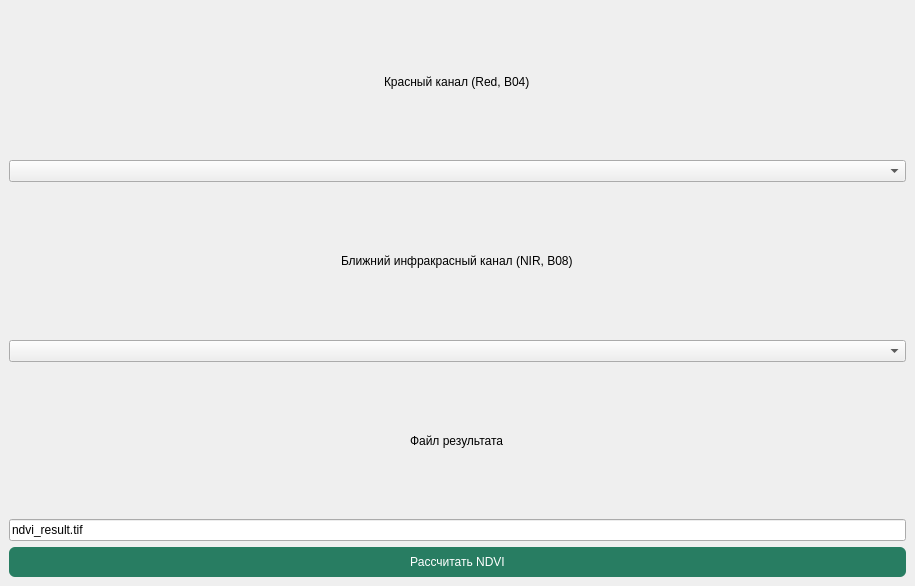
<?xml version="1.0" encoding="UTF-8"?>
<ui version="4.0">
 <class>NdviCalculatorDockWidgetBase</class>
 <widget class="QDockWidget" name="NdviCalculatorDockWidgetBase">
  <property name="geometry">
   <rect>
    <x>0</x>
    <y>0</y>
    <width>915</width>
    <height>586</height>
   </rect>
  </property>
  <property name="windowTitle">
   <string>NDVI Calculator</string>
  </property>
  <widget class="QWidget" name="dockWidgetContents">
   <layout class="QVBoxLayout" name="verticalLayout">
    <item alignment="Qt::AlignHCenter">
     <widget class="QLabel" name="label_2">
      <property name="enabled">
       <bool>true</bool>
      </property>
      <property name="text">
       <string>Красный канал (Red, B04)</string>
      </property>
      <property name="textFormat">
       <enum>Qt::AutoText</enum>
      </property>
     </widget>
    </item>
    <item>
     <widget class="QComboBox" name="comboBoxRed"/>
    </item>
    <item alignment="Qt::AlignHCenter">
     <widget class="QLabel" name="label">
      <property name="text">
       <string>Ближний инфракрасный канал (NIR, B08)</string>
      </property>
     </widget>
    </item>
    <item>
     <widget class="QComboBox" name="comboBoxNir"/>
    </item>
    <item alignment="Qt::AlignHCenter">
     <widget class="QLabel" name="label_3">
      <property name="text">
       <string>Файл результата</string>
      </property>
     </widget>
    </item>
    <item>
     <widget class="QLineEdit" name="lineEditOutput">
      <property name="text">
       <string>ndvi_result.tif</string>
      </property>
     </widget>
    </item>
    <item>
     <widget class="QPushButton" name="pushButtonCalculate">
      <property name="palette">
       <palette>
        <active>
         <colorrole role="WindowText">
          <brush brushstyle="SolidPattern">
           <color alpha="255">
            <red>255</red>
            <green>255</green>
            <blue>255</blue>
           </color>
          </brush>
         </colorrole>
         <colorrole role="Button">
          <brush brushstyle="SolidPattern">
           <color alpha="255">
            <red>40</red>
            <green>125</green>
            <blue>98</blue>
           </color>
          </brush>
         </colorrole>
         <colorrole role="Light">
          <brush brushstyle="SolidPattern">
           <color alpha="255">
            <red>255</red>
            <green>255</green>
            <blue>255</blue>
           </color>
          </brush>
         </colorrole>
         <colorrole role="Midlight">
          <brush brushstyle="SolidPattern">
           <color alpha="255">
            <red>255</red>
            <green>255</green>
            <blue>255</blue>
           </color>
          </brush>
         </colorrole>
         <colorrole role="Dark">
          <brush brushstyle="SolidPattern">
           <color alpha="255">
            <red>127</red>
            <green>127</green>
            <blue>127</blue>
           </color>
          </brush>
         </colorrole>
         <colorrole role="Mid">
          <brush brushstyle="SolidPattern">
           <color alpha="255">
            <red>170</red>
            <green>170</green>
            <blue>170</blue>
           </color>
          </brush>
         </colorrole>
         <colorrole role="Text">
          <brush brushstyle="SolidPattern">
           <color alpha="255">
            <red>255</red>
            <green>255</green>
            <blue>255</blue>
           </color>
          </brush>
         </colorrole>
         <colorrole role="BrightText">
          <brush brushstyle="SolidPattern">
           <color alpha="255">
            <red>255</red>
            <green>255</green>
            <blue>255</blue>
           </color>
          </brush>
         </colorrole>
         <colorrole role="ButtonText">
          <brush brushstyle="SolidPattern">
           <color alpha="255">
            <red>255</red>
            <green>255</green>
            <blue>255</blue>
           </color>
          </brush>
         </colorrole>
         <colorrole role="Base">
          <brush brushstyle="SolidPattern">
           <color alpha="255">
            <red>40</red>
            <green>125</green>
            <blue>98</blue>
           </color>
          </brush>
         </colorrole>
         <colorrole role="Window">
          <brush brushstyle="SolidPattern">
           <color alpha="255">
            <red>40</red>
            <green>125</green>
            <blue>98</blue>
           </color>
          </brush>
         </colorrole>
         <colorrole role="Shadow">
          <brush brushstyle="SolidPattern">
           <color alpha="255">
            <red>0</red>
            <green>0</green>
            <blue>0</blue>
           </color>
          </brush>
         </colorrole>
         <colorrole role="AlternateBase">
          <brush brushstyle="SolidPattern">
           <color alpha="255">
            <red>255</red>
            <green>255</green>
            <blue>255</blue>
           </color>
          </brush>
         </colorrole>
         <colorrole role="ToolTipBase">
          <brush brushstyle="SolidPattern">
           <color alpha="255">
            <red>255</red>
            <green>255</green>
            <blue>220</blue>
           </color>
          </brush>
         </colorrole>
         <colorrole role="ToolTipText">
          <brush brushstyle="SolidPattern">
           <color alpha="255">
            <red>0</red>
            <green>0</green>
            <blue>0</blue>
           </color>
          </brush>
         </colorrole>
         <colorrole role="PlaceholderText">
          <brush brushstyle="SolidPattern">
           <color alpha="128">
            <red>255</red>
            <green>255</green>
            <blue>255</blue>
           </color>
          </brush>
         </colorrole>
        </active>
        <inactive>
         <colorrole role="WindowText">
          <brush brushstyle="SolidPattern">
           <color alpha="255">
            <red>255</red>
            <green>255</green>
            <blue>255</blue>
           </color>
          </brush>
         </colorrole>
         <colorrole role="Button">
          <brush brushstyle="SolidPattern">
           <color alpha="255">
            <red>40</red>
            <green>125</green>
            <blue>98</blue>
           </color>
          </brush>
         </colorrole>
         <colorrole role="Light">
          <brush brushstyle="SolidPattern">
           <color alpha="255">
            <red>255</red>
            <green>255</green>
            <blue>255</blue>
           </color>
          </brush>
         </colorrole>
         <colorrole role="Midlight">
          <brush brushstyle="SolidPattern">
           <color alpha="255">
            <red>255</red>
            <green>255</green>
            <blue>255</blue>
           </color>
          </brush>
         </colorrole>
         <colorrole role="Dark">
          <brush brushstyle="SolidPattern">
           <color alpha="255">
            <red>127</red>
            <green>127</green>
            <blue>127</blue>
           </color>
          </brush>
         </colorrole>
         <colorrole role="Mid">
          <brush brushstyle="SolidPattern">
           <color alpha="255">
            <red>170</red>
            <green>170</green>
            <blue>170</blue>
           </color>
          </brush>
         </colorrole>
         <colorrole role="Text">
          <brush brushstyle="SolidPattern">
           <color alpha="255">
            <red>255</red>
            <green>255</green>
            <blue>255</blue>
           </color>
          </brush>
         </colorrole>
         <colorrole role="BrightText">
          <brush brushstyle="SolidPattern">
           <color alpha="255">
            <red>255</red>
            <green>255</green>
            <blue>255</blue>
           </color>
          </brush>
         </colorrole>
         <colorrole role="ButtonText">
          <brush brushstyle="SolidPattern">
           <color alpha="255">
            <red>255</red>
            <green>255</green>
            <blue>255</blue>
           </color>
          </brush>
         </colorrole>
         <colorrole role="Base">
          <brush brushstyle="SolidPattern">
           <color alpha="255">
            <red>40</red>
            <green>125</green>
            <blue>98</blue>
           </color>
          </brush>
         </colorrole>
         <colorrole role="Window">
          <brush brushstyle="SolidPattern">
           <color alpha="255">
            <red>40</red>
            <green>125</green>
            <blue>98</blue>
           </color>
          </brush>
         </colorrole>
         <colorrole role="Shadow">
          <brush brushstyle="SolidPattern">
           <color alpha="255">
            <red>0</red>
            <green>0</green>
            <blue>0</blue>
           </color>
          </brush>
         </colorrole>
         <colorrole role="AlternateBase">
          <brush brushstyle="SolidPattern">
           <color alpha="255">
            <red>255</red>
            <green>255</green>
            <blue>255</blue>
           </color>
          </brush>
         </colorrole>
         <colorrole role="ToolTipBase">
          <brush brushstyle="SolidPattern">
           <color alpha="255">
            <red>255</red>
            <green>255</green>
            <blue>220</blue>
           </color>
          </brush>
         </colorrole>
         <colorrole role="ToolTipText">
          <brush brushstyle="SolidPattern">
           <color alpha="255">
            <red>0</red>
            <green>0</green>
            <blue>0</blue>
           </color>
          </brush>
         </colorrole>
         <colorrole role="PlaceholderText">
          <brush brushstyle="SolidPattern">
           <color alpha="128">
            <red>255</red>
            <green>255</green>
            <blue>255</blue>
           </color>
          </brush>
         </colorrole>
        </inactive>
        <disabled>
         <colorrole role="WindowText">
          <brush brushstyle="SolidPattern">
           <color alpha="255">
            <red>255</red>
            <green>255</green>
            <blue>255</blue>
           </color>
          </brush>
         </colorrole>
         <colorrole role="Button">
          <brush brushstyle="SolidPattern">
           <color alpha="255">
            <red>40</red>
            <green>125</green>
            <blue>98</blue>
           </color>
          </brush>
         </colorrole>
         <colorrole role="Light">
          <brush brushstyle="SolidPattern">
           <color alpha="255">
            <red>255</red>
            <green>255</green>
            <blue>255</blue>
           </color>
          </brush>
         </colorrole>
         <colorrole role="Midlight">
          <brush brushstyle="SolidPattern">
           <color alpha="255">
            <red>255</red>
            <green>255</green>
            <blue>255</blue>
           </color>
          </brush>
         </colorrole>
         <colorrole role="Dark">
          <brush brushstyle="SolidPattern">
           <color alpha="255">
            <red>127</red>
            <green>127</green>
            <blue>127</blue>
           </color>
          </brush>
         </colorrole>
         <colorrole role="Mid">
          <brush brushstyle="SolidPattern">
           <color alpha="255">
            <red>170</red>
            <green>170</green>
            <blue>170</blue>
           </color>
          </brush>
         </colorrole>
         <colorrole role="Text">
          <brush brushstyle="SolidPattern">
           <color alpha="255">
            <red>255</red>
            <green>255</green>
            <blue>255</blue>
           </color>
          </brush>
         </colorrole>
         <colorrole role="BrightText">
          <brush brushstyle="SolidPattern">
           <color alpha="255">
            <red>255</red>
            <green>255</green>
            <blue>255</blue>
           </color>
          </brush>
         </colorrole>
         <colorrole role="ButtonText">
          <brush brushstyle="SolidPattern">
           <color alpha="255">
            <red>255</red>
            <green>255</green>
            <blue>255</blue>
           </color>
          </brush>
         </colorrole>
         <colorrole role="Base">
          <brush brushstyle="SolidPattern">
           <color alpha="255">
            <red>40</red>
            <green>125</green>
            <blue>98</blue>
           </color>
          </brush>
         </colorrole>
         <colorrole role="Window">
          <brush brushstyle="SolidPattern">
           <color alpha="255">
            <red>40</red>
            <green>125</green>
            <blue>98</blue>
           </color>
          </brush>
         </colorrole>
         <colorrole role="Shadow">
          <brush brushstyle="SolidPattern">
           <color alpha="255">
            <red>0</red>
            <green>0</green>
            <blue>0</blue>
           </color>
          </brush>
         </colorrole>
         <colorrole role="AlternateBase">
          <brush brushstyle="SolidPattern">
           <color alpha="255">
            <red>255</red>
            <green>255</green>
            <blue>255</blue>
           </color>
          </brush>
         </colorrole>
         <colorrole role="ToolTipBase">
          <brush brushstyle="SolidPattern">
           <color alpha="255">
            <red>255</red>
            <green>255</green>
            <blue>220</blue>
           </color>
          </brush>
         </colorrole>
         <colorrole role="ToolTipText">
          <brush brushstyle="SolidPattern">
           <color alpha="255">
            <red>0</red>
            <green>0</green>
            <blue>0</blue>
           </color>
          </brush>
         </colorrole>
         <colorrole role="PlaceholderText">
          <brush brushstyle="SolidPattern">
           <color alpha="128">
            <red>255</red>
            <green>255</green>
            <blue>255</blue>
           </color>
          </brush>
         </colorrole>
        </disabled>
       </palette>
      </property>
      <property name="styleSheet">
       <string notr="true">QPushButton {
    background-color: #287D62;
    color: white;
    border: none;
    border-radius: 6px;
    padding: 8px 16px;
}

QPushButton:hover {
    background-color: #1F624D;
}</string>
      </property>
      <property name="text">
       <string>Рассчитать NDVI</string>
      </property>
     </widget>
    </item>
   </layout>
  </widget>
 </widget>
 <resources/>
 <connections/>
</ui>
